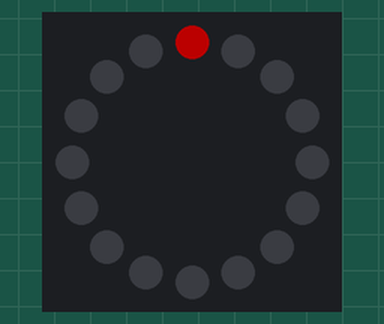
The program below on a simulated BBC micro:bit running MicroPython. Parts: 16 RGB LEDs in a ring, first at the top, clockwise. Dim RGB values are drawn brighter than linear.

Above: at 0.05 s.
At 3.17 s:
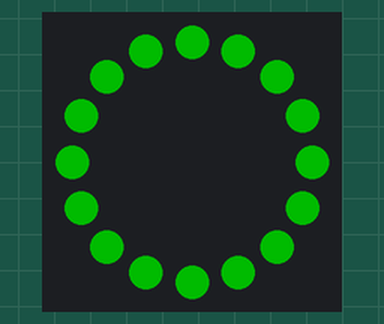
At 9.41 s:
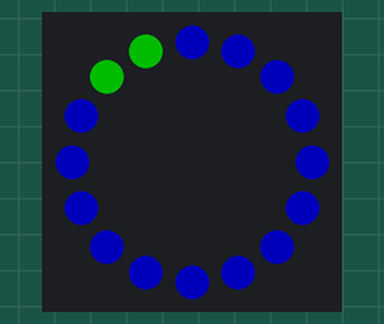
At 19.27 s:
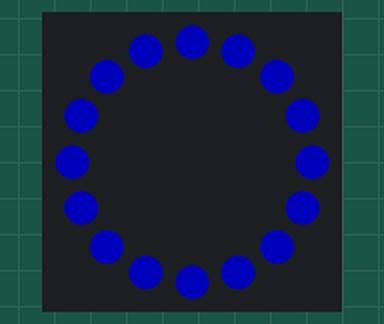
At 30.55 s:
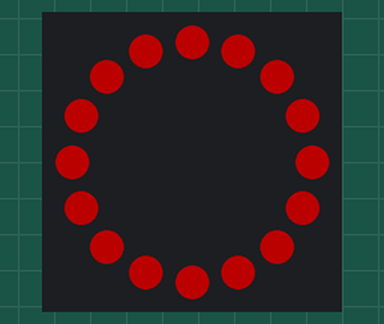
At 39.93 s:
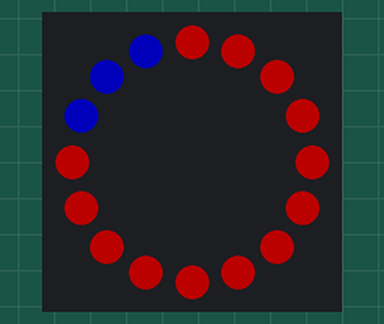

The program:

changing_colours.py
```python
from microbit import *
import neopixel

ring = neopixel.NeoPixel(pin0, 16)

# set some variables for colours
red = (75, 0, 0)
green = (0, 75, 0)
blue = (0, 0, 75)

# create a list of colours to be read as use_this_colour
colours = [red, green, blue]

while True:
    for use_this_colour in colours:
        for next_led in range(0, 16):
            ring[next_led] = use_this_colour
            ring.show()
            sleep(100)
```
